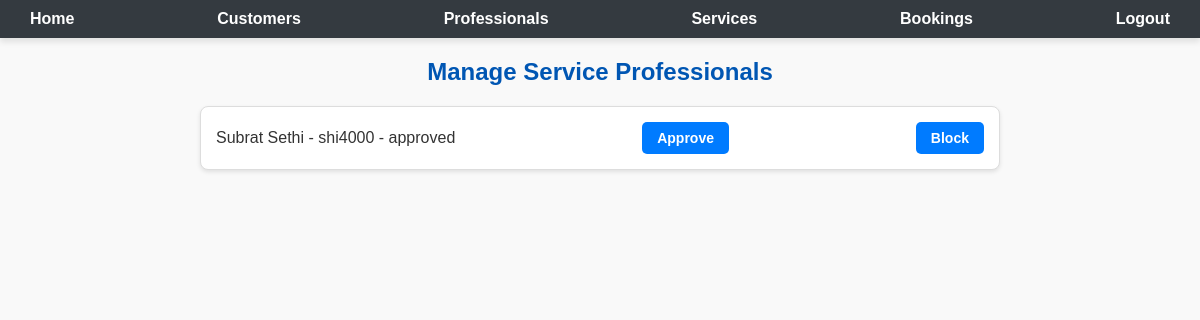
/manage_professionals, run on the app's committed database.
### models.py (models this page shows)
class service_professionals(db.Model):
    __tablename__ = 'service_professionals'
    id = db.Column(db.Integer, primary_key= True, autoincrement = True)
    name = db.Column(db.String, nullable = False)
    username = db.Column(db.String(32), unique = True, nullable = False)
    password_hash=db.Column(db.String,nullable=False)
    date_created = db.Column(db.Date, default=date.today())
    description = db.Column(db.String, nullable = True)
    service_type = db.Column(db.String, nullable = False)
    experience = db.Column(db.Integer, nullable = False)
    profile_docs = db.Column(db.String, nullable = True)
    role = db.Column(db.String(20), default='service_pro')
    is_approved = db.Column(db.Boolean, default=False)
    status = db.Column(db.String(20), nullable=False, default='active')

### app.py (the view)
@app.route('/manage_professionals')
def manage_professionals():
    professionals = service_professionals.query.all()                           # FETCHING THE SERVICE PROFESSIONAL FROM THE DATABASE
    return render_template('manage_professionals.html', professionals=professionals)

### templates/manage_professionals.html (shortened to what this page needs)
<!DOCTYPE html>
<html lang="en">
<head>
    <link rel="stylesheet" href="/static/manage_professionals.css">
</head>
<body>
    <nav>
        <a href="/admin_dashboard">Home</a>
        <a href="/manage_customers">Customers</a>
        <a href="/manage_professionals">Professionals</a>
        <a href="/manage_services">Services</a>
        <a href="/admin_bookings">Bookings</a>
        <a href="/logout">Logout</a>
    </nav>
    <h2>Manage Service Professionals</h2>
    <ul>
        {% for professional in professionals %}
        <li>
            {{ professional.name }} -  {{ professional.username }} - {{professional.status}}
            <form action="/approve_professional/{{ professional.id }}" method="post">
                <button type="submit">Approve</button>
            </form>
            <form action="/block_professional/{{ professional.id }}" method="post">
                <button type="submit">Block</button>
            </form>
        </li>
        {% endfor %}
    </ul>
</body>
</html>

### static/manage_professionals.css (style rules this page uses)
body { margin: 0; font-family: Arial, sans-serif; background-color: #f9f9f9; color: #333; }
nav { background-color: #343a40; padding: 10px 20px; display: flex; justify-content: space-between; align-items: center; color: white; box-shadow: 0 4px 6px rgba(0, 0, 0, 0.1); }
nav a { color: white; text-decoration: none; margin: 0 10px; font-weight: bold; }
h2 { text-align: center; margin: 20px 0; color: #0056b3; }
ul { list-style-type: none; padding: 0; margin: 20px auto; max-width: 800px; }
ul li { background-color: #fff; padding: 15px; margin-bottom: 10px; border: 1px solid #ddd; border-radius: 8px; display: flex; justify-content: space-between; align-items: center; box-shadow: 0 2px 4px rgba(0, 0, 0, 0.1); }
ul li form { margin: 0; }
ul li button { background-color: #007bff; color: white; border: none; padding: 8px 15px; border-radius: 5px; cursor: pointer; font-size: 14px; font-weight: bold; transition: background-color 0.3s ease; }

### data on the page
service_professionals: name "Subrat Sethi", username "shi4000", status "approved"
